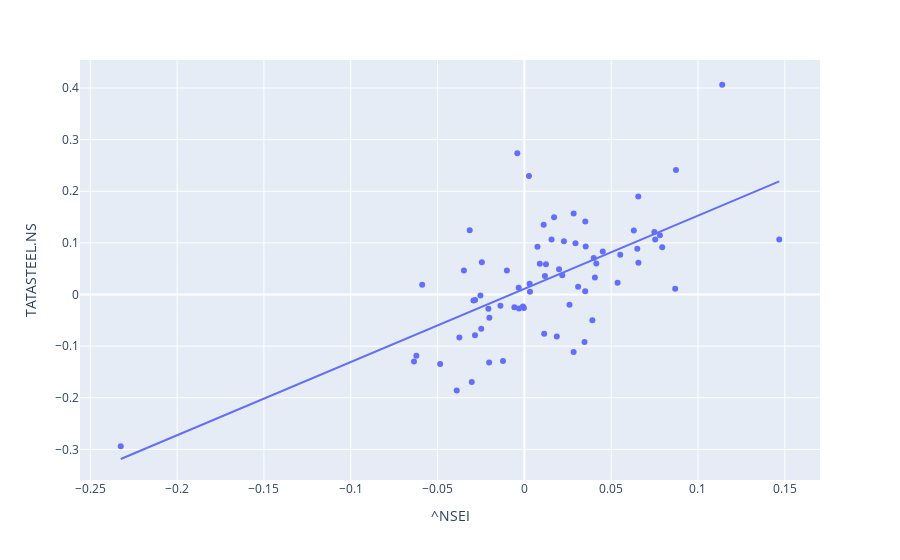

Write notebook code for a chart like this one.
### Code cell
fig = px.scatter(monthly_returns, x='^NSEI', y='TATASTEEL.NS', trendline="ols")
fig.show()
